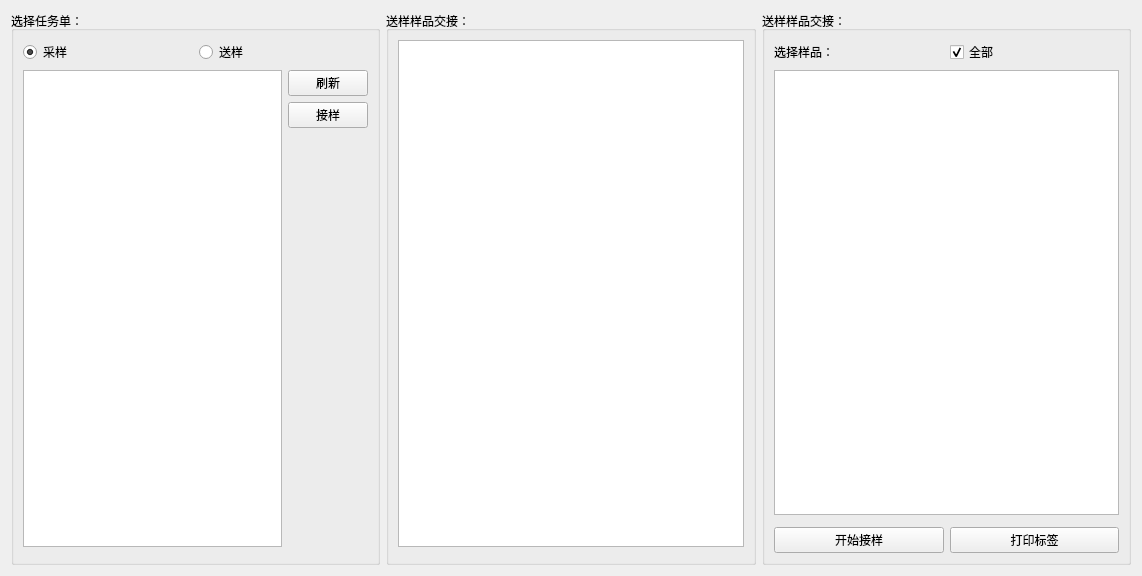
<?xml version="1.0" encoding="UTF-8"?>
<ui version="4.0">
 <class>SampleCirculationUI</class>
 <widget class="QWidget" name="SampleCirculationUI">
  <property name="geometry">
   <rect>
    <x>0</x>
    <y>0</y>
    <width>1142</width>
    <height>576</height>
   </rect>
  </property>
  <property name="windowTitle">
   <string>Form</string>
  </property>
  <layout class="QHBoxLayout" name="horizontalLayout_4">
   <item>
    <widget class="QGroupBox" name="groupBox">
     <property name="title">
      <string>选择任务单：</string>
     </property>
     <layout class="QVBoxLayout" name="verticalLayout_4">
      <item>
       <layout class="QHBoxLayout" name="horizontalLayout">
        <item>
         <widget class="QRadioButton" name="samplingBtn">
          <property name="text">
           <string>采样</string>
          </property>
          <property name="checked">
           <bool>true</bool>
          </property>
         </widget>
        </item>
        <item>
         <widget class="QRadioButton" name="deliveryBtn">
          <property name="text">
           <string>送样</string>
          </property>
         </widget>
        </item>
       </layout>
      </item>
      <item>
       <layout class="QHBoxLayout" name="horizontalLayout_3">
        <item>
         <widget class="MyTableView" name="tableView"/>
        </item>
        <item>
         <layout class="QVBoxLayout" name="verticalLayout_2">
          <item>
           <widget class="QPushButton" name="refleshBtn">
            <property name="text">
             <string>刷新</string>
            </property>
           </widget>
          </item>
          <item>
           <widget class="QPushButton" name="sampleReceiveBtn">
            <property name="text">
             <string>接样</string>
            </property>
           </widget>
          </item>
          <item>
           <spacer name="verticalSpacer">
            <property name="orientation">
             <enum>Qt::Vertical</enum>
            </property>
            <property name="sizeHint" stdset="0">
             <size>
              <width>20</width>
              <height>40</height>
             </size>
            </property>
           </spacer>
          </item>
         </layout>
        </item>
       </layout>
      </item>
      <item>
       <widget class="SqlPageControleUI" name="pageCtrl" native="true"/>
      </item>
     </layout>
    </widget>
   </item>
   <item>
    <widget class="QGroupBox" name="groupBox_2">
     <property name="title">
      <string>送样样品交接：</string>
     </property>
     <layout class="QVBoxLayout" name="verticalLayout_3">
      <item>
       <widget class="MyTableView" name="tableView_2"/>
      </item>
      <item>
       <widget class="SqlPageControleUI" name="pageCtrl_2" native="true"/>
      </item>
     </layout>
    </widget>
   </item>
   <item>
    <widget class="QGroupBox" name="groupBox_3">
     <property name="title">
      <string>送样样品交接：</string>
     </property>
     <layout class="QVBoxLayout" name="verticalLayout">
      <item>
       <layout class="QHBoxLayout" name="horizontalLayout_5">
        <item>
         <widget class="QLabel" name="label">
          <property name="text">
           <string>选择样品：</string>
          </property>
         </widget>
        </item>
        <item>
         <widget class="QCheckBox" name="checkBox">
          <property name="text">
           <string>全部</string>
          </property>
          <property name="checked">
           <bool>true</bool>
          </property>
         </widget>
        </item>
       </layout>
      </item>
      <item>
       <widget class="MyTableView" name="tableView_3"/>
      </item>
      <item>
       <widget class="SqlPageControleUI" name="pageCtrl_3" native="true"/>
      </item>
      <item>
       <layout class="QHBoxLayout" name="horizontalLayout_2">
        <item>
         <widget class="QPushButton" name="deliveryReceiveBtn">
          <property name="text">
           <string>开始接样</string>
          </property>
         </widget>
        </item>
        <item>
         <widget class="QPushButton" name="pushButton_2">
          <property name="text">
           <string>打印标签</string>
          </property>
         </widget>
        </item>
       </layout>
      </item>
     </layout>
    </widget>
   </item>
  </layout>
 </widget>
 <customwidgets>
  <customwidget>
   <class>MyTableView</class>
   <extends>QTableView</extends>
   <header>mytableview.h</header>
  </customwidget>
  <customwidget>
   <class>SqlPageControleUI</class>
   <extends>QWidget</extends>
   <header>../sqlPageControleUI/sqlpagecontroleui.h</header>
   <container>1</container>
  </customwidget>
 </customwidgets>
 <resources/>
 <connections/>
</ui>
